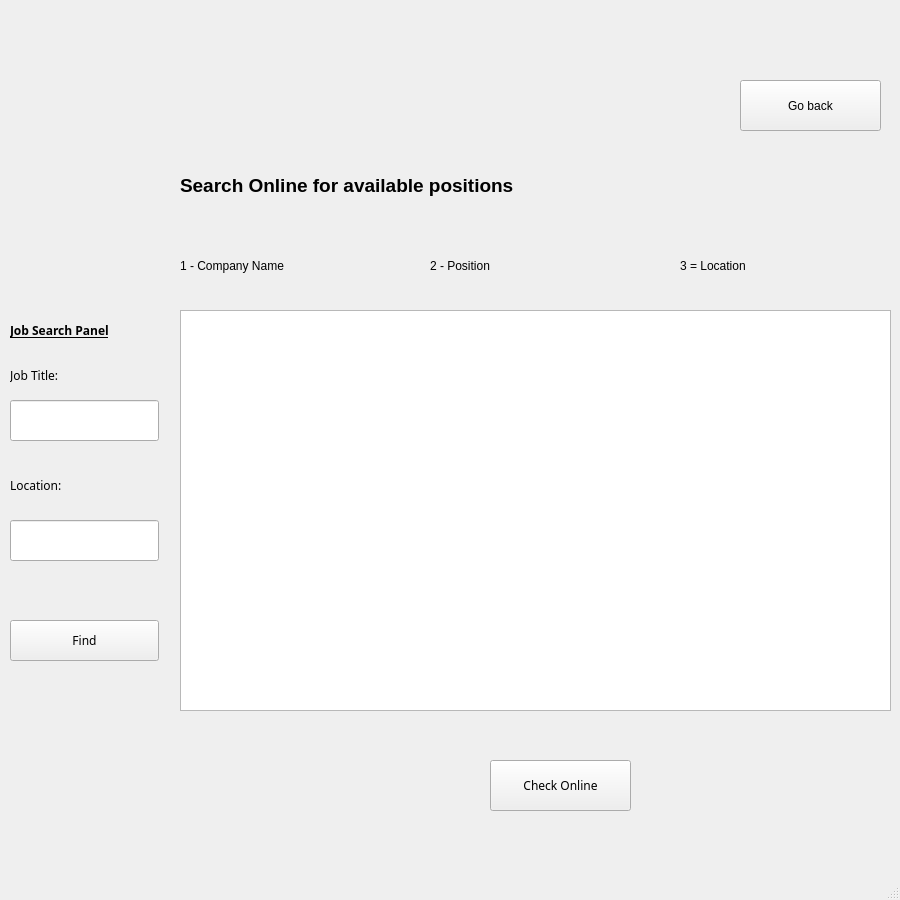
<?xml version="1.0" encoding="UTF-8"?>
<ui version="4.0">
 <class>MainWindow</class>
 <widget class="QMainWindow" name="MainWindow">
  <property name="geometry">
   <rect>
    <x>0</x>
    <y>0</y>
    <width>900</width>
    <height>900</height>
   </rect>
  </property>
  <property name="minimumSize">
   <size>
    <width>900</width>
    <height>900</height>
   </size>
  </property>
  <property name="maximumSize">
   <size>
    <width>900</width>
    <height>900</height>
   </size>
  </property>
  <property name="windowTitle">
   <string>MainWindow</string>
  </property>
  <widget class="QWidget" name="centralwidget">
   <widget class="QPushButton" name="check_online">
    <property name="geometry">
     <rect>
      <x>490</x>
      <y>760</y>
      <width>141</width>
      <height>51</height>
     </rect>
    </property>
    <property name="font">
     <font>
      <family>Avenir</family>
     </font>
    </property>
    <property name="text">
     <string>Check Online</string>
    </property>
   </widget>
   <widget class="QTableView" name="job_table_web">
    <property name="geometry">
     <rect>
      <x>180</x>
      <y>310</y>
      <width>711</width>
      <height>401</height>
     </rect>
    </property>
   </widget>
   <widget class="QPushButton" name="find">
    <property name="geometry">
     <rect>
      <x>10</x>
      <y>620</y>
      <width>149</width>
      <height>41</height>
     </rect>
    </property>
    <property name="font">
     <font>
      <family>Avenir</family>
     </font>
    </property>
    <property name="text">
     <string>Find</string>
    </property>
   </widget>
   <widget class="QLineEdit" name="location2">
    <property name="geometry">
     <rect>
      <x>10</x>
      <y>520</y>
      <width>149</width>
      <height>41</height>
     </rect>
    </property>
   </widget>
   <widget class="QLabel" name="label_3">
    <property name="geometry">
     <rect>
      <x>10</x>
      <y>460</y>
      <width>149</width>
      <height>50</height>
     </rect>
    </property>
    <property name="font">
     <font>
      <family>Avenir</family>
     </font>
    </property>
    <property name="text">
     <string>Location:</string>
    </property>
   </widget>
   <widget class="QLineEdit" name="job_title2">
    <property name="geometry">
     <rect>
      <x>10</x>
      <y>400</y>
      <width>149</width>
      <height>41</height>
     </rect>
    </property>
   </widget>
   <widget class="QLabel" name="label_2">
    <property name="geometry">
     <rect>
      <x>10</x>
      <y>360</y>
      <width>151</width>
      <height>31</height>
     </rect>
    </property>
    <property name="font">
     <font>
      <family>Avenir</family>
     </font>
    </property>
    <property name="text">
     <string>Job Title:</string>
    </property>
   </widget>
   <widget class="QLabel" name="label">
    <property name="geometry">
     <rect>
      <x>10</x>
      <y>310</y>
      <width>151</width>
      <height>41</height>
     </rect>
    </property>
    <property name="font">
     <font>
      <family>Avenir</family>
      <weight>75</weight>
      <bold>true</bold>
      <underline>true</underline>
     </font>
    </property>
    <property name="text">
     <string>Job Search Panel</string>
    </property>
   </widget>
   <widget class="QLabel" name="label_6">
    <property name="geometry">
     <rect>
      <x>10</x>
      <y>60</y>
      <width>131</width>
      <height>71</height>
     </rect>
    </property>
    <property name="text">
     <string/>
    </property>
    <property name="pixmap">
     <pixmap>../../sales tax/logos/logo.png</pixmap>
    </property>
   </widget>
   <widget class="QLabel" name="label_4">
    <property name="geometry">
     <rect>
      <x>180</x>
      <y>230</y>
      <width>201</width>
      <height>71</height>
     </rect>
    </property>
    <property name="text">
     <string>1 - Company Name</string>
    </property>
   </widget>
   <widget class="QLabel" name="label_7">
    <property name="geometry">
     <rect>
      <x>430</x>
      <y>230</y>
      <width>201</width>
      <height>71</height>
     </rect>
    </property>
    <property name="text">
     <string>2 - Position</string>
    </property>
   </widget>
   <widget class="QLabel" name="label_8">
    <property name="geometry">
     <rect>
      <x>680</x>
      <y>230</y>
      <width>201</width>
      <height>71</height>
     </rect>
    </property>
    <property name="text">
     <string>3 = Location</string>
    </property>
   </widget>
   <widget class="QLabel" name="label_5">
    <property name="geometry">
     <rect>
      <x>180</x>
      <y>120</y>
      <width>691</width>
      <height>131</height>
     </rect>
    </property>
    <property name="font">
     <font>
      <pointsize>14</pointsize>
      <weight>75</weight>
      <bold>true</bold>
     </font>
    </property>
    <property name="text">
     <string>Search Online for available positions</string>
    </property>
   </widget>
   <widget class="QPushButton" name="back">
    <property name="geometry">
     <rect>
      <x>740</x>
      <y>80</y>
      <width>141</width>
      <height>51</height>
     </rect>
    </property>
    <property name="text">
     <string>Go back</string>
    </property>
   </widget>
  </widget>
  <widget class="QStatusBar" name="statusbar"/>
 </widget>
 <resources>
  <include location="7.qrc"/>
  <include location="../../sales tax/7.qrc"/>
 </resources>
 <connections/>
</ui>
